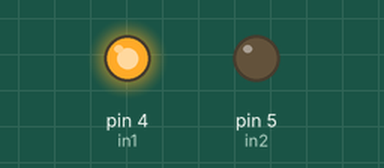
The sketch below on a simulated Arduino Uno, built with avr-gcc and run on an emulated ATmega328P. On the bench: output pins drawn as LEDs (lit = HIGH).

Above: at 0.1 s.
Timing chart, 0 to 1.6 s (numbered marks = the images above):
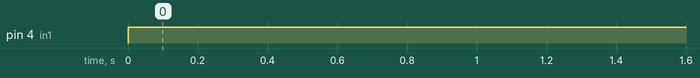

Measured:
- by itself, pin 4 (in1): LOW → HIGH at 0.00 s

The sketch:

H-bridge_intro_1.ino
```cpp
int in1 = 4;
int in2 = 5;

void setup() {
  // put your setup code here, to run once:
pinMode(in1, OUTPUT);
pinMode(in2, OUTPUT);
}

void loop() {
  // put your main code here, to run repeatedly:
digitalWrite(in1, HIGH);
digitalWrite(in2, LOW);
}
```
